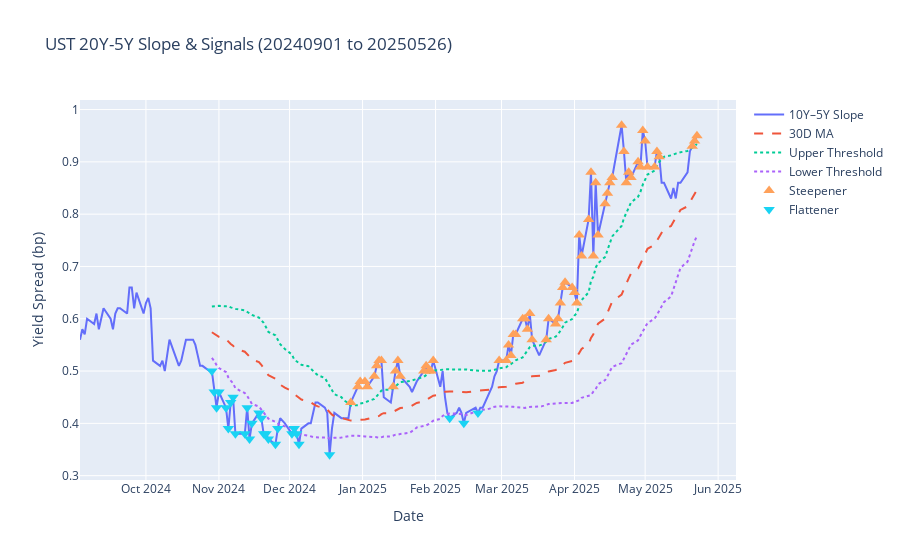

Notebook cell for this chart:
### Code cell
import plotly.graph_objects as go

# —— 假设你已经得到了 df（含 ['Slope','MA','Upper','Lower','Signal']）
# —— 以及 start_date, end_date
today_str = date.today().strftime('%Y%m%d')
start_date, end_date = '20240901', today_str
df = fetch_ust_yield_spread(start_date, end_date, window=40)
# 标记信号日期
steep_dates = df[df['Signal'] == 1].index
flat_dates  = df[df['Signal'] == -1].index

# 创建 Figure
fig = go.Figure()

# 1) 绘制斜率和均线、上下轨
fig.add_trace(go.Scatter(
    x=df.index, y=df['Slope'], mode='lines', name='10Y–5Y Slope'
))
fig.add_trace(go.Scatter(
    x=df.index, y=df['MA'], mode='lines', name='30D MA',
    line=dict(dash='dash')
))
fig.add_trace(go.Scatter(
    x=df.index, y=df['Upper'], mode='lines', name='Upper Threshold',
    line=dict(dash='dot')
))
fig.add_trace(go.Scatter(
    x=df.index, y=df['Lower'], mode='lines', name='Lower Threshold',
    line=dict(dash='dot')
))

# 2) 添加 Steepener 信号点
fig.add_trace(go.Scatter(
    x=steep_dates,
    y=df.loc[steep_dates, 'Slope'],
    mode='markers',
    name='Steepener',
    marker_symbol='triangle-up',
    marker_size=10,
    hovertemplate='<b>%{x|%Y-%m-%d}</b><br>Slope: %{y:.3f}<extra></extra>'
))

# 3) 添加 Flattener 信号点
fig.add_trace(go.Scatter(
    x=flat_dates,
    y=df.loc[flat_dates, 'Slope'],
    mode='markers',
    name='Flattener',
    marker_symbol='triangle-down',
    marker_size=10,
    hovertemplate='<b>%{x|%Y-%m-%d}</b><br>Slope: %{y:.3f}<extra></extra>'
))

# 布局调整
fig.update_layout(
    title=f'UST 20Y-5Y Slope & Signals ({start_date} to {end_date})',
    xaxis_title='Date',
    yaxis_title='Yield Spread (bp)',
    hovermode='closest'
)

# 显示交互式图表
fig.show()

### Figure 1 — Plotly figure (JSON) as saved in the notebook; plotly's stock layout.template omitted (floating-point values rounded to 4 significant figures; data arrays with more than 128 entries replaced by an {"elided": "..."} marker saying what was removed)
{"data": [{"mode": "lines", "name": "10Y–5Y Slope", "type": "scatter", "x": {"elided": "181 str values"}, "y": {"elided": "181 float values"}}, {"line": {"dash": "dash"}, "mode": "lines", "name": "30D MA", "type": "scatter", "x": {"elided": "181 str values"}, "y": {"elided": "181 float values"}}, {"line": {"dash": "dot"}, "mode": "lines", "name": "Upper Threshold", "type": "scatter", "x": {"elided": "181 str values"}, "y": {"elided": "181 float values"}}, {"line": {"dash": "dot"}, "mode": "lines", "name": "Lower Threshold", "type": "scatter", "x": {"elided": "181 str values"}, "y": {"elided": "181 float values"}}, {"hovertemplate": "<b>%{x|%Y-%m-%d}</b><br>Slope: %{y:.3f}<extra></extra>", "marker": {"size": 10, "symbol": "triangle-up"}, "mode": "markers", "name": "Steepener", "type": "scatter", "x": ["2024-12-27T00:00:00", "2024-12-30T00:00:00", "2024-12-31T00:00:00", "2025-01-02T00:00:00", "2025-01-03T00:00:00", "2025-01-06T00:00:00", "2025-01-07T00:00:00", "2025-01-08T00:00:00", "2025-01-09T00:00:00", "2025-01-14T00:00:00", "2025-01-15T00:00:00", "2025-01-16T00:00:00", "2025-01-17T00:00:00", "2025-01-27T00:00:00", "2025-01-28T00:00:00", "2025-01-29T00:00:00", "2025-01-30T00:00:00", "2025-01-31T00:00:00", "2025-02-28T00:00:00", "2025-03-03T00:00:00", "2025-03-04T00:00:00", "2025-03-05T00:00:00", "2025-03-06T00:00:00", "2025-03-07T00:00:00", "2025-03-10T00:00:00", "2025-03-11T00:00:00", "2025-03-12T00:00:00", "2025-03-13T00:00:00", "2025-03-14T00:00:00", "2025-03-20T00:00:00", "2025-03-21T00:00:00", "2025-03-24T00:00:00", "2025-03-25T00:00:00", "2025-03-26T00:00:00", "2025-03-27T00:00:00", "2025-03-28T00:00:00", "2025-03-31T00:00:00", "2025-04-01T00:00:00", "2025-04-02T00:00:00", "2025-04-03T00:00:00", "2025-04-04T00:00:00", "2025-04-07T00:00:00", "2025-04-08T00:00:00", "2025-04-09T00:00:00", "2025-04-10T00:00:00", "2025-04-11T00:00:00", "2025-04-14T00:00:00", "2025-04-15T00:00:00", "2025-04-16T00:00:00", "2025-04-17T00:00:00", "2025-04-21T00:00:00", "2025-04-22T00:00:00", "2025-04-23T00:00:00", "2025-04-24T00:00:00", "2025-04-25T00:00:00", "2025-04-28T00:00:00", "2025-04-29T00:00:00", "2025-04-30T00:00:00", "2025-05-01T00:00:00", "2025-05-02T00:00:00", "2025-05-05T00:00:00", "2025-05-06T00:00:00", "2025-05-07T00:00:00", "2025-05-21T00:00:00", "2025-05-22T00:00:00", "2025-05-23T00:00:00"], "y": [0.44, 0.47, 0.48, 0.48, 0.47, 0.49, 0.51, 0.52, 0.52, 0.47, 0.5, 0.52, 0.49, 0.5, 0.51, 0.5, 0.5, 0.52, 0.52, 0.52, 0.55, 0.53, 0.57, 0.57, 0.6, 0.6, 0.58, 0.61, 0.56, 0.56, 0.6, 0.59, 0.6, 0.63, 0.66, 0.67, 0.66, 0.65, 0.63, 0.76, 0.72, 0.79, 0.88, 0.72, 0.86, 0.76, 0.82, 0.84, 0.86, 0.87, 0.97, 0.92, 0.86, 0.88, 0.87, 0.9, 0.89, 0.96, 0.94, 0.89, 0.89, 0.92, 0.91, 0.93, 0.94, 0.95]}, {"hovertemplate": "<b>%{x|%Y-%m-%d}</b><br>Slope: %{y:.3f}<extra></extra>", "marker": {"size": 10, "symbol": "triangle-down"}, "mode": "markers", "name": "Flattener", "type": "scatter", "x": ["2024-10-29T00:00:00", "2024-10-30T00:00:00", "2024-10-31T00:00:00", "2024-11-01T00:00:00", "2024-11-04T00:00:00", "2024-11-05T00:00:00", "2024-11-06T00:00:00", "2024-11-07T00:00:00", "2024-11-08T00:00:00", "2024-11-12T00:00:00", "2024-11-13T00:00:00", "2024-11-14T00:00:00", "2024-11-15T00:00:00", "2024-11-18T00:00:00", "2024-11-19T00:00:00", "2024-11-20T00:00:00", "2024-11-21T00:00:00", "2024-11-22T00:00:00", "2024-11-25T00:00:00", "2024-11-26T00:00:00", "2024-12-02T00:00:00", "2024-12-03T00:00:00", "2024-12-04T00:00:00", "2024-12-05T00:00:00", "2024-12-18T00:00:00", "2025-02-07T00:00:00", "2025-02-13T00:00:00", "2025-02-19T00:00:00"], "y": [0.5, 0.46, 0.43, 0.46, 0.43, 0.39, 0.44, 0.45, 0.38, 0.38, 0.43, 0.37, 0.4, 0.42, 0.41, 0.38, 0.38, 0.37, 0.36, 0.39, 0.38, 0.39, 0.38, 0.36, 0.34, 0.41, 0.4, 0.42]}], "layout": {"hovermode": "closest", "title": {"text": "UST 20Y-5Y Slope & Signals (20240901 to 20250526)"}, "xaxis": {"title": {"text": "Date"}}, "yaxis": {"title": {"text": "Yield Spread (bp)"}}}}
